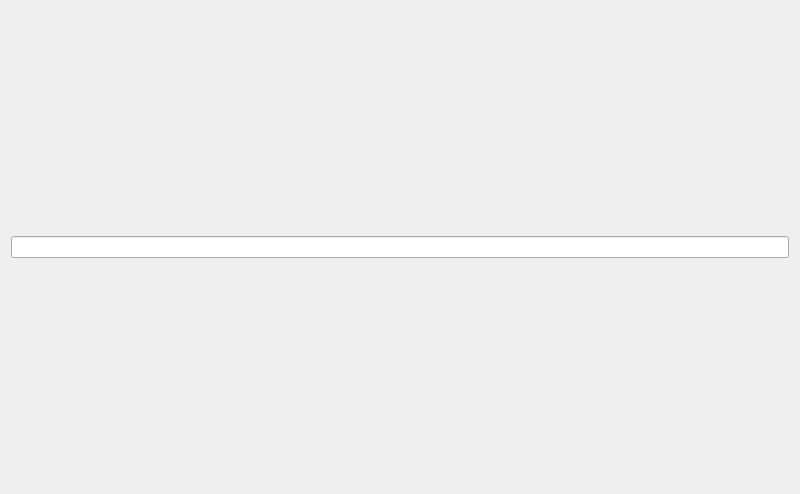
<?xml version="1.0" encoding="UTF-8"?>
<ui version="4.0">
 <class>Widget</class>
 <widget class="QWidget" name="Widget">
  <property name="geometry">
   <rect>
    <x>0</x>
    <y>0</y>
    <width>800</width>
    <height>494</height>
   </rect>
  </property>
  <property name="sizePolicy">
   <sizepolicy hsizetype="Fixed" vsizetype="Fixed">
    <horstretch>0</horstretch>
    <verstretch>0</verstretch>
   </sizepolicy>
  </property>
  <property name="minimumSize">
   <size>
    <width>800</width>
    <height>40</height>
   </size>
  </property>
  <property name="windowTitle">
   <string>Everything</string>
  </property>
  <property name="windowIcon">
   <iconset>
    <normaloff>../../search.jpg</normaloff>../../search.jpg</iconset>
  </property>
  <layout class="QVBoxLayout" name="verticalLayout">
   <property name="sizeConstraint">
    <enum>QLayout::SetMinimumSize</enum>
   </property>
   <item>
    <widget class="LineEdit" name="lineEdit_"/>
   </item>
  </layout>
 </widget>
 <customwidgets>
  <customwidget>
   <class>LineEdit</class>
   <extends>QLineEdit</extends>
   <header>lineedit.h</header>
  </customwidget>
 </customwidgets>
 <resources/>
 <connections/>
</ui>
